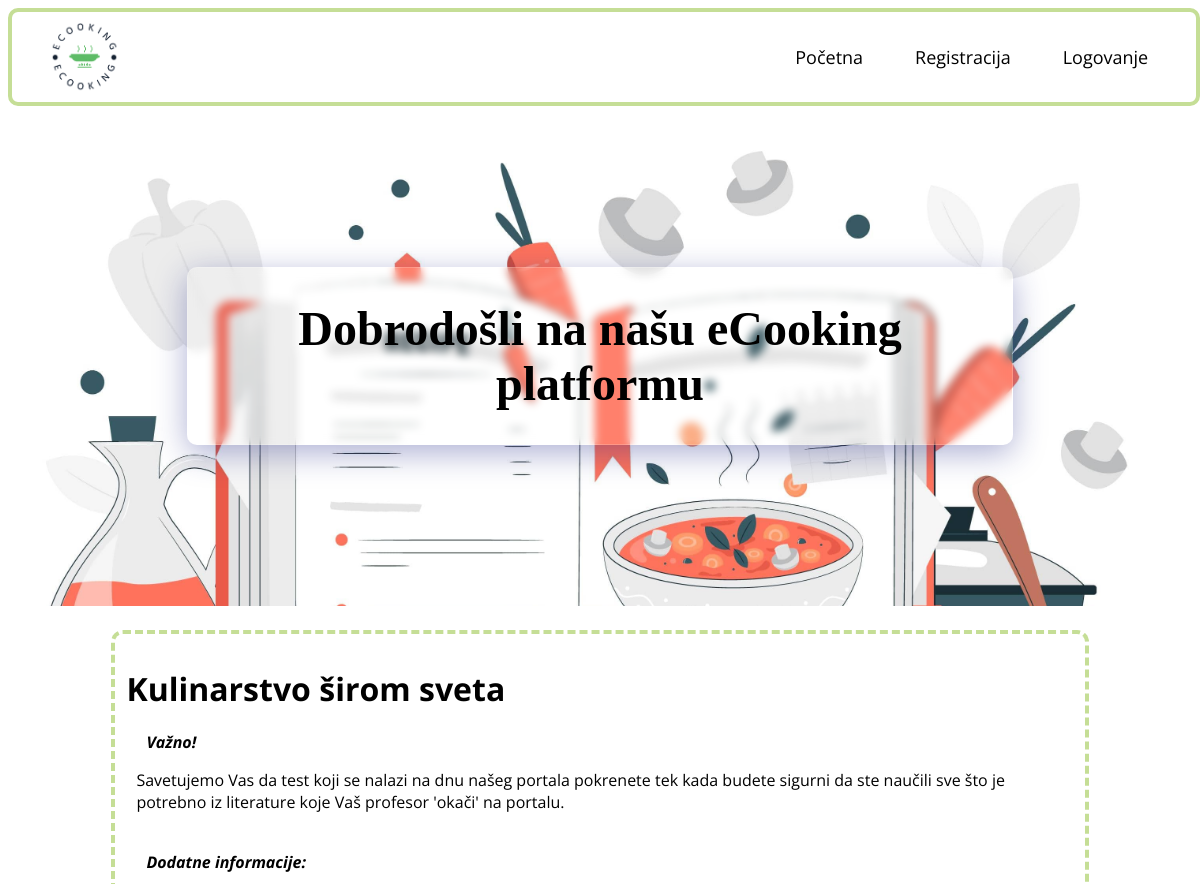
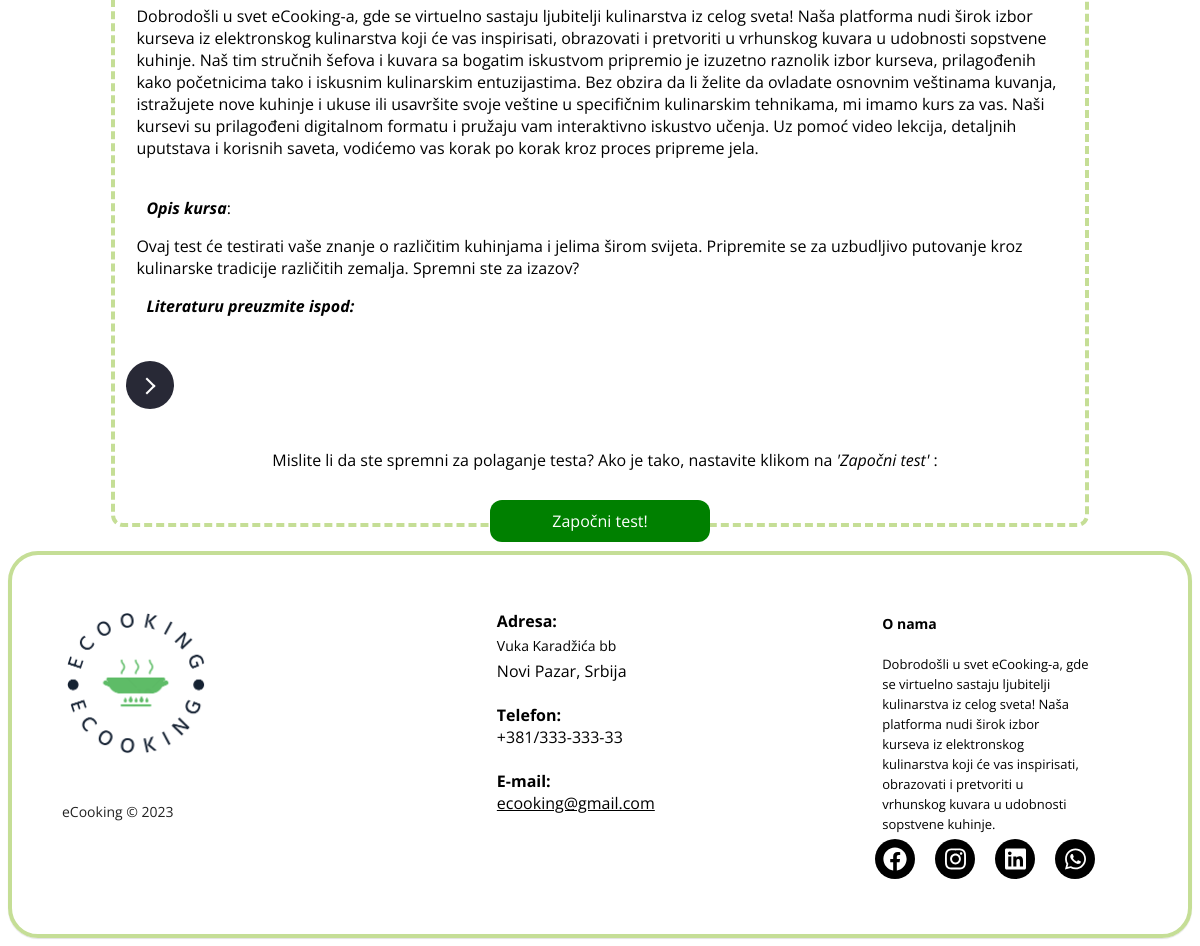
The page /Pages/Courses/CreateCourses/CourseDetails.php?IdKursa=27 on the database its author committed (2 pictures, top to bottom).
### tables this page shows
CREATE TABLE `kurs` (
  `Id` int(255) NOT NULL,
  `Naziv` varchar(255) DEFAULT NULL,
  `Opis` varchar(255) NOT NULL,
  `Created` tinyint(1) NOT NULL,
  `Kreator` varchar(255) NOT NULL,
  `file_name` varchar(55) NOT NULL,
  `file_path` varchar(255) NOT NULL
);

### Pages/Courses/CreateCourses/CourseDetails.php (the view, shortened to what this page needs)
<?php
include '../../../Components/Navbar/Navbar.php';
include_once '../../../Shared/connection.php';
$KursId = $_GET["IdKursa"];
$sql = "SELECT * FROM kurs WHERE '$KursId'=Id";
$potvrda = 'Da li ste sigurni da želite da započnete test?';
echo '<div class="banner">';
echo "  <div>";
echo "    <h1>Dobrodošli na našu eCooking platformu</h1>";
echo "</div>";
echo "</div>";
$result = $con->query($sql);
if ($result->num_rows > 0) {
  while ($row = $result->fetch_assoc()) {
    echo "<div class='glavni' >";
    echo "<h1 class='centerTitle'>" . $row['Naziv'] . "</h1>";
    echo "<span class='paragraph-headers'>Važno!</span><p class='margin_left'> Savetujemo Vas da test koji se nalazi na dnu našeg portala pokrenete tek kada budete sigurni da ste naučili sve što je potrebno iz literature koje Vaš profesor 'okači' na portalu. </p>";
    echo "<br/>";
    echo "<span class='paragraph-headers'>Dodatne informacije:</span> <p class='margin_left'>Dobrodošli u svet eCooking-a, gde se virtuelno sastaju ljubitelji kulinarstva iz celog sveta! Naša platforma nudi širok izbor kurseva iz elektronskog kulinarstva koji će vas inspirisati, obrazovati i pretvoriti u vrhunskog kuvara u udobnosti sopstvene kuhinje.
    Naš tim stručnih šefova i kuvara sa bogatim iskustvom pripremio je izuzetno raznolik izbor kurseva, prilagođenih kako početnicima tako i iskusnim kulinarskim entuzijastima. Bez obzira da li želite da ovladate osnovnim veštinama kuvanja, istražujete nove kuhinje i ukuse ili usavršite svoje veštine u specifičnim kulinarskim tehnikama, mi imamo kurs za vas.
    Naši kursevi su prilagođeni digitalnom formatu i pružaju vam interaktivno iskustvo učenja. Uz pomoć video lekcija, detaljnih uputstava i korisnih saveta, vodićemo vas korak po korak kroz proces pripreme jela.</p>";
    echo "<br/>";
    echo "<span class='paragraph-headers'>Opis kursa</span>: <p class='margin_left'>" . $row['Opis'] . "</p> ";
    echo "<span class='paragraph-headers'>Literaturu preuzmite ispod: </span>";
    echo "<br/>";
    echo "<br/>";
    echo "<br/>";
    $file_name = $row['file_name'];
    $file_path = $row['file_path'];
    echo "<button class='learn-more'>
    <span class='circle' aria-hidden='true'>
    <span class='icon arrow'></span>
    </span>
    <span class='button-text'><a class='btn2' href='$file_path' download>$file_name</a></span>
  </button>";
    echo "<div class='marginAuto'><span class='margin_left'>
    Mislite li da ste spremni za polaganje testa?
     Ako je tako, nastavite klikom na <i>'Započni test'</i></span> :
   </button>
</div>
    <div class='centerText'><a  onclick='return confirm(\"".$potvrda."\");' class='btn'href='Test.php?IdKursa=" . $KursId . "'>Započni test!</a></div></div> ";
  }
}
include '../../../Components/Footer/footer.php';
?>

### Pages/Courses/CreateCourses/CourseDetails.php (style rules this page uses)
.glavni { width: 80%; height: 750px; position: relative; padding: 1%; margin: 2% auto; border-radius: 12px; border: 4px dashed #C5DE96; }
.centerText { display: flex; justify-content: center; padding: 3%; margin: auto; }
.btn { margin: auto; width: 200px; background-color: green; color: white; text-decoration: none; padding: 10px; border-radius: 12px; cursor: pointer; text-align: center; justify-content: center; }
button { position: relative; display: inline-block; cursor: pointer; outline: none; border: 0; vertical-align: middle; text-decoration: none; background: transparent; padding: 0; font-size: inherit; font-family: inherit; }
button.learn-more { width: 18rem; height: auto; }
button.learn-more .circle { transition: all 0.45s cubic-bezier(0.65, 0, 0.076, 1); position: relative; display: block; margin: 0; width: 3rem; height: 3rem; background: #282936; border-radius: 1.625rem; }
button.learn-more .circle .icon { transition: all 0.45s cubic-bezier(0.65, 0, 0.076, 1); position: absolute; top: 0; bottom: 0; margin: auto; background: #fff; }
button.learn-more .circle .icon.arrow { transition: all 0.45s cubic-bezier(0.65, 0, 0.076, 1); left: 0.625rem; width: 1.125rem; height: 0.125rem; background: none; }
button.learn-more .circle .icon.arrow::before { position: absolute; content: ""; top: -0.29rem; right: 0.0625rem; width: 0.625rem; height: 0.625rem; border-top: 0.125rem solid #fff; border-right: 0.125rem solid #fff; transform: rotate(45deg); }
button.learn-more .button-text { transition: all 0.45s cubic-bezier(0.65, 0, 0.076, 1); position: absolute; top: 0; left: 0; right: 0; bottom: 0; padding: 0.75rem 0; margin: 0 0 0 1.85rem; color: #282936; font-weight: 700; line-height: 1.6; text-align: center; text-transform: uppercase; }
.btn { text-align: center; }
.margin_left { margin-left: 10px; }
.marginAuto { margin: auto; text-align: center !important; margin-top: 40px }
.btn2 { text-decoration: none; color: white; font-weight: bold; margin-left: 34px; width: 100px; height: 100%; align-items: center; padding: 1%; font-size: 12px; }
.paragraph-headers { font-weight: bold; font-style: italic; margin-left: 20px; }
.banner { background-image: url("../../../Assets//Learning.jpg"); background-size: cover; height: 500px; display: flex; align-items: center; justify-content: center; text-align: center; }
.banner h1 { padding: 4%; color: black; font-family: Copperplate, Papyrus, fantasy; background: rgba(255, 255, 255, 0.1); box-shadow: 0 8px 32px 0 rgba(31, 38, 135, 0.37); backdrop-filter: blur(4px); -webkit-backdrop-filter: blur(4px); border-radius: 10px; border: 1px solid rgba(255, 255, 255, 0.18); font-size: 48px; margin: 0; }

### rows shown on the page
kurs: Naziv "Kulinarstvo širom sveta", Opis "Ovaj test će testirati vaše znanje o različitim kuhinjama i jelima širom svijeta. Pripremite se za uzbudljivo putovanje kroz kulinarske tradicije različitih zemalja. Spremni ste za izazov?"
